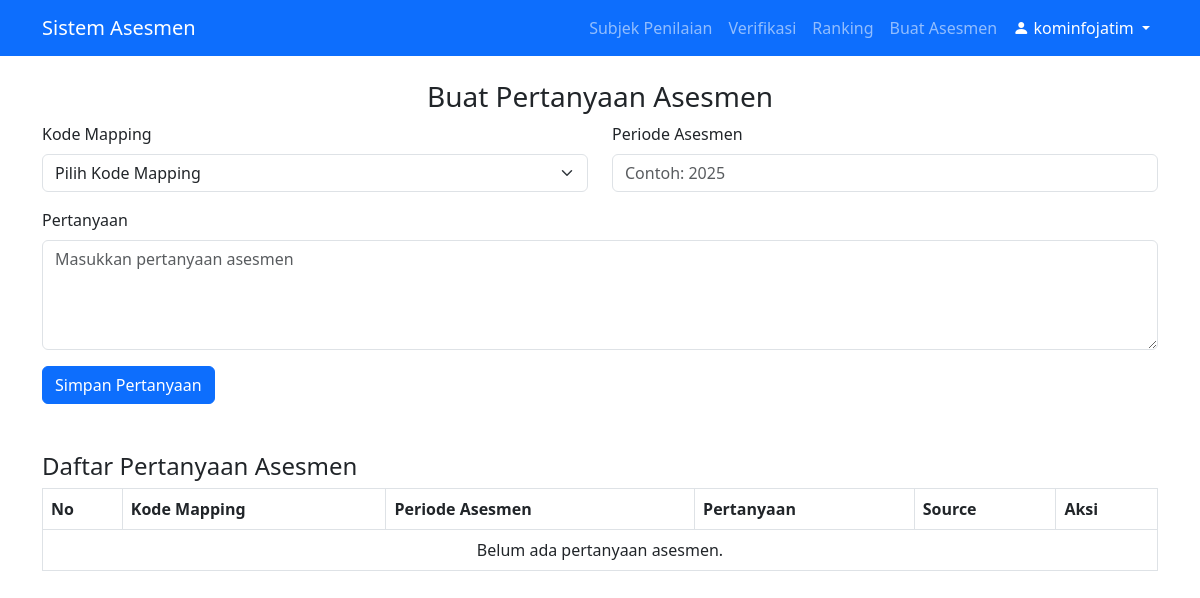
/views/tim_penilai/create_assessment.php (signed in), run on an earlier commit of the app's database.
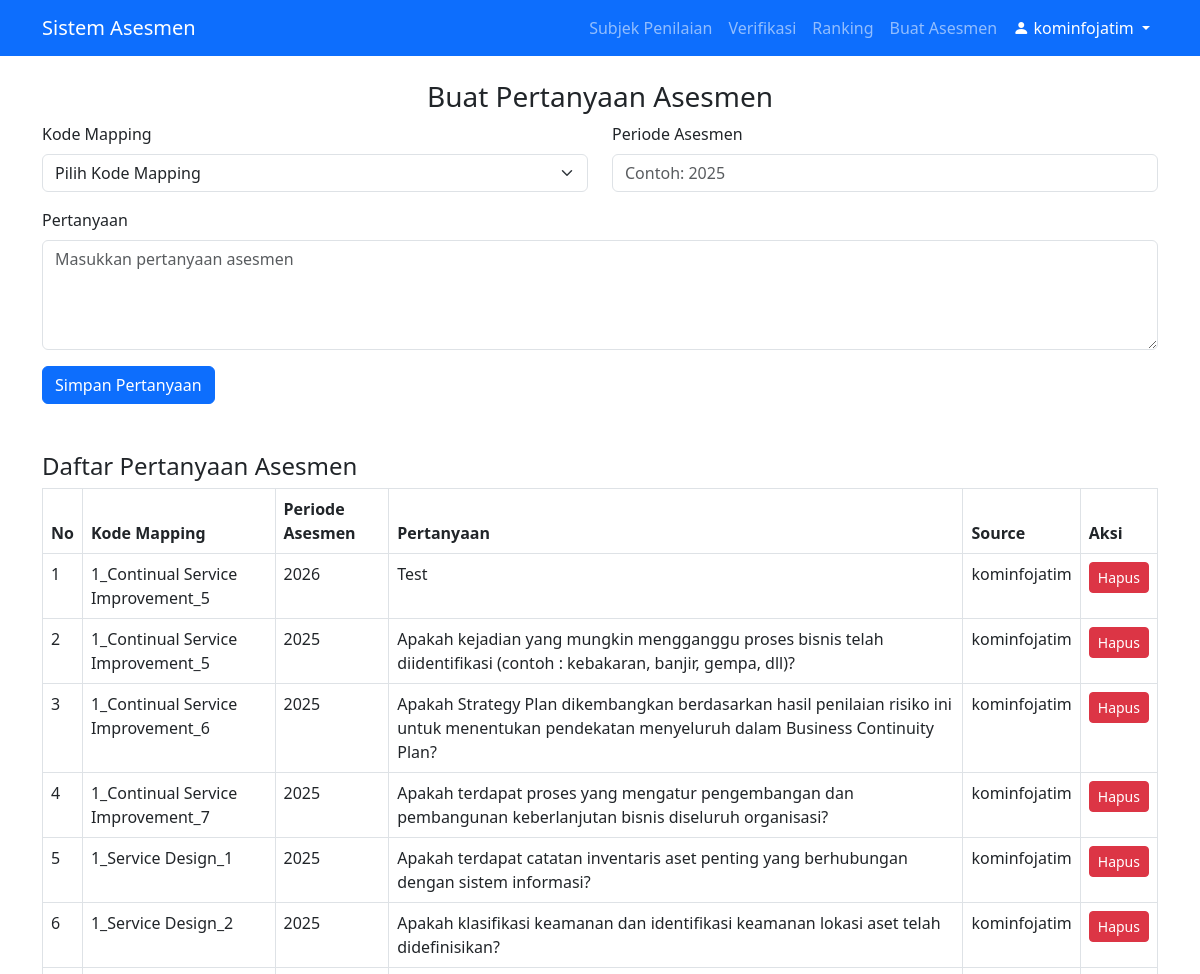
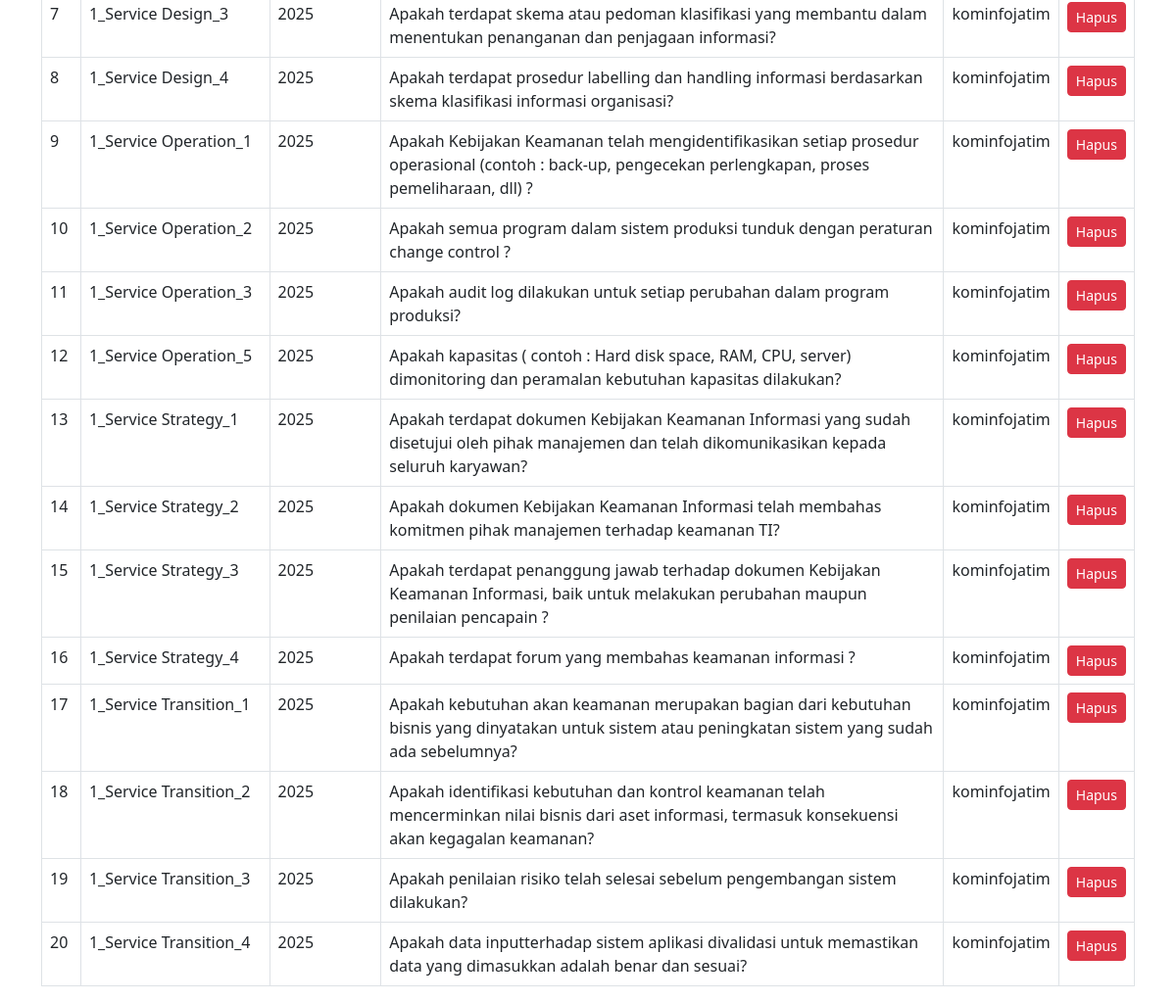
And on a later commit of the database (2 pictures, top to bottom).
### tables this page shows
CREATE TABLE `asesmen_pertanyaan` (
  `id` int(11) NOT NULL,
  `kode_mapping` varchar(255) NOT NULL,
  `asesmen_periode` int(11) DEFAULT NULL,
  `pertanyaan` text NOT NULL,
  `created_at` timestamp NOT NULL DEFAULT CURRENT_TIMESTAMP,
  `source` varchar(255) DEFAULT NULL
);

### views/tim_penilai/create_assessment.php (the view, shortened to what this page needs)
<?php
include '../../includes/db.php';
include '../../includes/header.php';
$questions = $conn->query("SELECT * FROM asesmen_pertanyaan ORDER BY asesmen_periode DESC, kode_mapping ASC");
?>
<h3 class="text-center">Buat Pertanyaan Asesmen</h3>
<form method="POST" action="">
    <div class="row mb-3">
        <div class="col-md-6">
            <label for="kode_mapping" class="form-label">Kode Mapping</label>
            <select name="kode_mapping" id="kode_mapping" class="form-select" onchange="this.form.submit()" required>
                <option value="" disabled selected>Pilih Kode Mapping</option>
            </select>
        </div>
        <div class="col-md-6">
            <label for="asesmen_periode" class="form-label">Periode Asesmen</label>
            <input type="number" name="asesmen_periode" id="asesmen_periode" class="form-control" placeholder="Contoh: 2025" min="2000" max="2099" required>
        </div>
    </div>
    <div class="row mb-3">
        <div class="col-md-12">
            <label for="pertanyaan" class="form-label">Pertanyaan</label>
            <textarea name="pertanyaan" id="pertanyaan" class="form-control" rows="4" placeholder="Masukkan pertanyaan asesmen" required></textarea>
        </div>
    </div>
    <button type="submit" class="btn btn-primary">Simpan Pertanyaan</button>
</form>
<h4 class="mt-5">Daftar Pertanyaan Asesmen</h4>
<table class="table table-bordered">
    <thead>
        <tr>
            <th>No</th>
            <th>Kode Mapping</th>
            <th>Periode Asesmen</th>
            <th>Pertanyaan</th>
            <th>Source</th>
            <th>Aksi</th>
        </tr>
    </thead>
    <tbody>
        <?php if ($questions && $questions->num_rows > 0): ?>
            <?php $no = 1; while ($row = $questions->fetch_assoc()): ?>
                <tr>
                    <td><?php echo $no++; ?></td>
                    <td><?php echo htmlspecialchars($row['kode_mapping']); ?></td>
                    <td><?php echo htmlspecialchars($row['asesmen_periode']); ?></td>
                    <td><?php echo htmlspecialchars($row['pertanyaan']); ?></td>
                    <td><?php echo htmlspecialchars($row['source']); ?></td>
                    <td>
                        <a href="?delete_id=<?php echo $row['id']; ?>" class="btn btn-danger btn-sm" onclick="return confirm('Yakin ingin menghapus pertanyaan ini?')">Hapus</a>
                    </td>
                </tr>
            <?php endwhile; ?>
        <?php else: ?>
            <tr>
                <td colspan="6" class="text-center">Belum ada pertanyaan asesmen.</td>
            </tr>
        <?php endif; ?>
    </tbody>
</table>

What changed in the data, as far as the page shows it:
added asesmen_pertanyaan: kode_mapping "1_Continual Service Improvement_5", asesmen_periode "2026", pertanyaan "Test", source "kominfojatim"
added asesmen_pertanyaan: kode_mapping "1_Continual Service Improvement_5", asesmen_periode "2025", pertanyaan "Apakah kejadian yang mungkin mengganggu proses bisnis telah diidentifikasi (contoh : kebakaran, banjir, gempa, dll)?", source "kominfojatim"
added asesmen_pertanyaan: kode_mapping "1_Continual Service Improvement_6", asesmen_periode "2025", pertanyaan "Apakah Strategy Plan dikembangkan berdasarkan hasil penilaian risiko ini untuk menentukan pendekatan menyeluruh dalam Business Continuity Plan?", source "kominfojatim"
added asesmen_pertanyaan: kode_mapping "1_Continual Service Improvement_7", asesmen_periode "2025", pertanyaan "Apakah terdapat proses yang mengatur pengembangan dan pembangunan keberlanjutan bisnis diseluruh organisasi?", source "kominfojatim"
added asesmen_pertanyaan: kode_mapping "1_Service Design_1", asesmen_periode "2025", pertanyaan "Apakah terdapat catatan inventaris aset penting yang berhubungan dengan sistem informasi?", source "kominfojatim"
added asesmen_pertanyaan: kode_mapping "1_Service Design_2", asesmen_periode "2025", pertanyaan "Apakah klasifikasi keamanan dan identifikasi keamanan lokasi aset telah didefinisikan?", source "kominfojatim"
added asesmen_pertanyaan: kode_mapping "1_Service Design_3", asesmen_periode "2025", pertanyaan "Apakah terdapat skema atau pedoman klasifikasi yang membantu dalam menentukan penanganan dan penjagaan informasi?", source "kominfojatim"
added asesmen_pertanyaan: kode_mapping "1_Service Design_4", asesmen_periode "2025", pertanyaan "Apakah terdapat prosedur labelling dan handling informasi berdasarkan skema klasifikasi informasi organisasi?", source "kominfojatim"
added asesmen_pertanyaan: kode_mapping "1_Service Operation_1", asesmen_periode "2025", pertanyaan "Apakah Kebijakan Keamanan telah mengidentifikasikan setiap prosedur operasional (contoh : back-up, pengecekan perlengkapan, proses pemeliharaan, dll) ?", source "kominfojatim"
added asesmen_pertanyaan: kode_mapping "1_Service Operation_2", asesmen_periode "2025", pertanyaan "Apakah semua program dalam sistem produksi tunduk dengan peraturan change control ?", source "kominfojatim"
added asesmen_pertanyaan: kode_mapping "1_Service Operation_3", asesmen_periode "2025", pertanyaan "Apakah audit log dilakukan untuk setiap perubahan dalam program produksi?", source "kominfojatim"
added asesmen_pertanyaan: kode_mapping "1_Service Operation_5", asesmen_periode "2025", pertanyaan "Apakah kapasitas ( contoh : Hard disk space, RAM, CPU, server) dimonitoring dan peramalan kebutuhan kapasitas dilakukan?", source "kominfojatim"
added asesmen_pertanyaan: kode_mapping "1_Service Strategy_1", asesmen_periode "2025", pertanyaan "Apakah terdapat dokumen Kebijakan Keamanan Informasi yang sudah disetujui oleh pihak manajemen dan telah dikomunikasikan kepada seluruh karyawan?", source "kominfojatim"
added asesmen_pertanyaan: kode_mapping "1_Service Strategy_2", asesmen_periode "2025", pertanyaan "Apakah dokumen Kebijakan Keamanan Informasi telah membahas komitmen pihak manajemen terhadap keamanan TI?", source "kominfojatim"
added asesmen_pertanyaan: kode_mapping "1_Service Strategy_3", asesmen_periode "2025", pertanyaan "Apakah terdapat penanggung jawab terhadap dokumen Kebijakan Keamanan Informasi, baik untuk melakukan perubahan maupun penilaian pencapain ?", source "kominfojatim"
added asesmen_pertanyaan: kode_mapping "1_Service Strategy_4", asesmen_periode "2025", pertanyaan "Apakah terdapat forum yang membahas keamanan informasi ?", source "kominfojatim"
added asesmen_pertanyaan: kode_mapping "1_Service Transition_1", asesmen_periode "2025", pertanyaan "Apakah kebutuhan akan keamanan merupakan bagian dari kebutuhan bisnis yang dinyatakan untuk sistem atau peningkatan sistem yang sudah ada sebelumnya?", source "kominfojatim"
added asesmen_pertanyaan: kode_mapping "1_Service Transition_2", asesmen_periode "2025", pertanyaan "Apakah identifikasi kebutuhan dan kontrol keamanan telah mencerminkan nilai bisnis dari aset informasi, termasuk konsekuensi akan kegagalan keamanan?", source "kominfojatim"
added asesmen_pertanyaan: kode_mapping "1_Service Transition_3", asesmen_periode "2025", pertanyaan "Apakah penilaian risiko telah selesai sebelum pengembangan sistem dilakukan?", source "kominfojatim"
added asesmen_pertanyaan: kode_mapping "1_Service Transition_4", asesmen_periode "2025", pertanyaan "Apakah data inputterhadap sistem aplikasi divalidasi untuk memastikan data yang dimasukkan adalah benar dan sesuai?", source "kominfojatim"
Also different on the page:
text no longer shown: "Belum ada pertanyaan asesmen."
